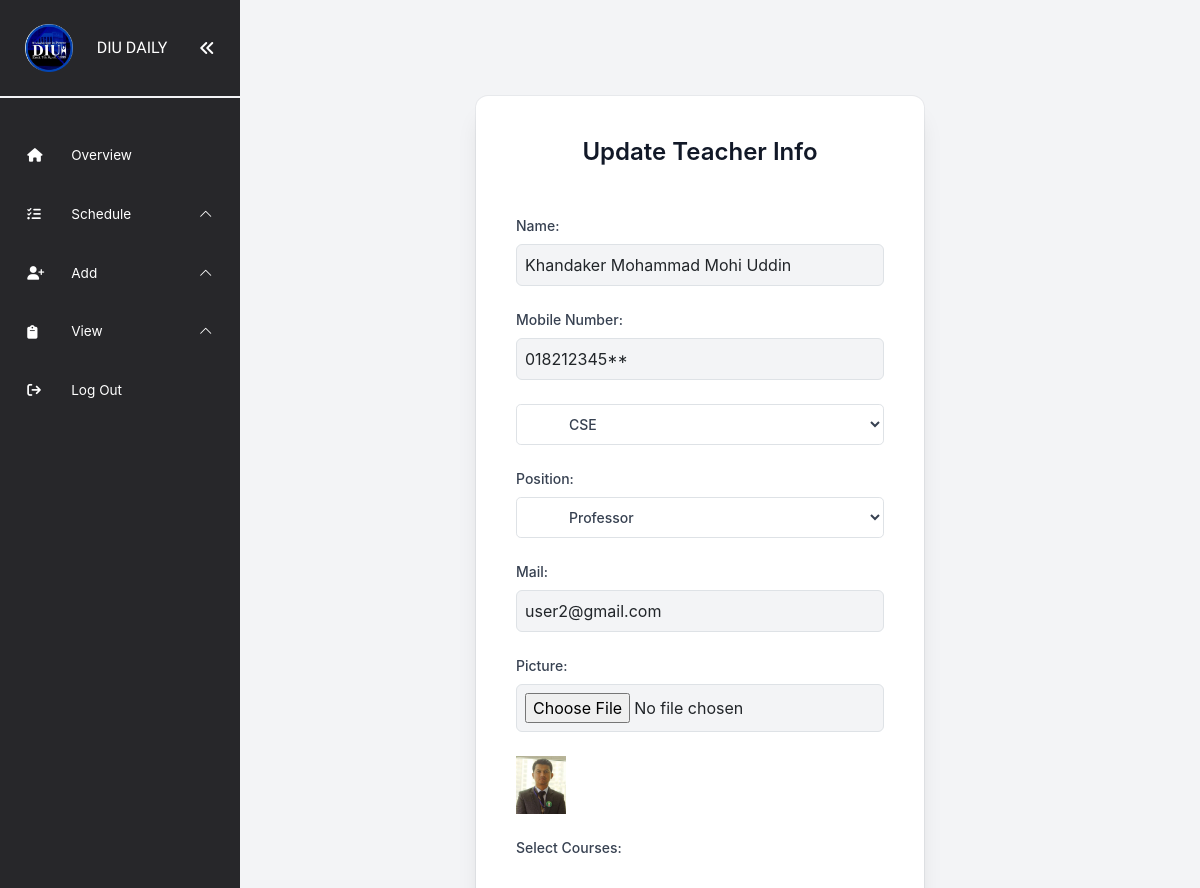
Page /src/admin/view/teacher/edit_teacher.php?action=edit&id=13 (signed in, upper part) on the earlier database version.
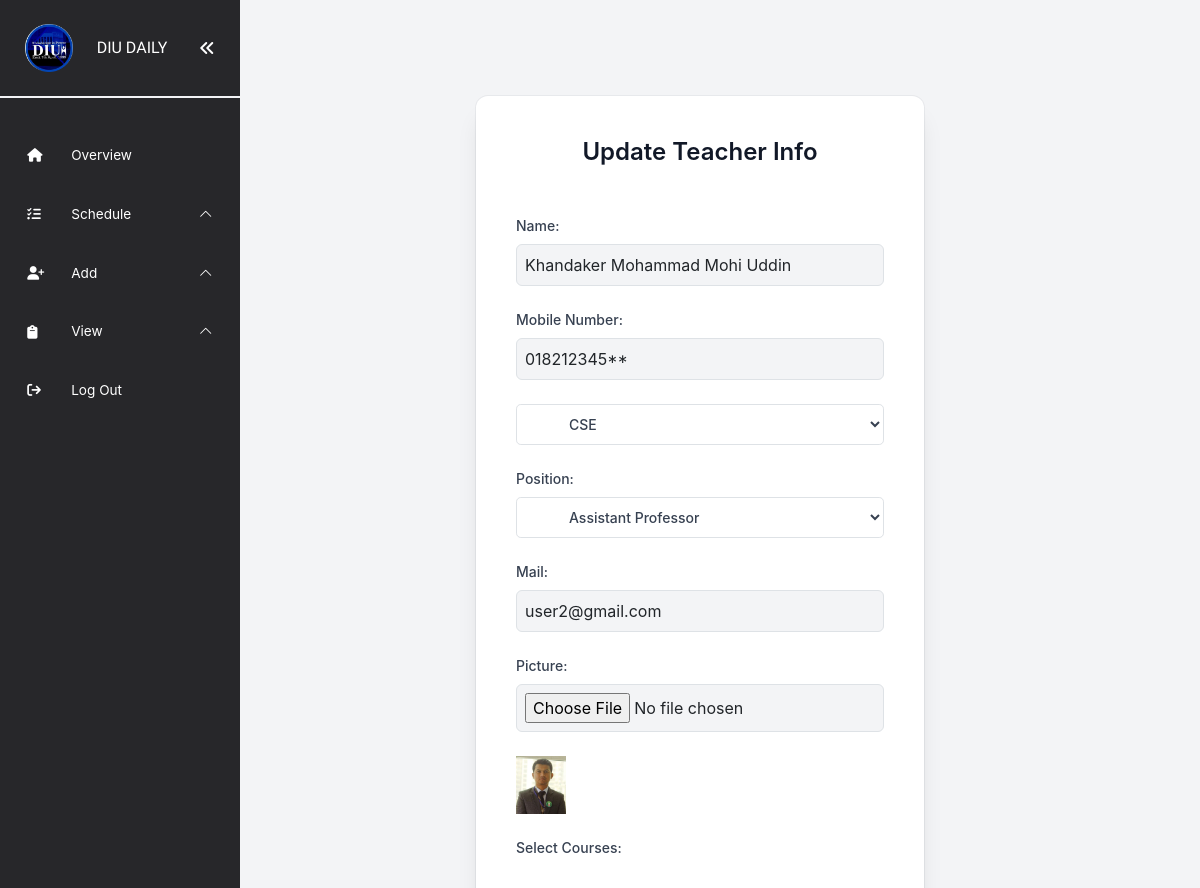
Same page on the later database version.
### tables this page shows
CREATE TABLE `teachers` (
  `teacher_id` int(11) NOT NULL,
  `name` varchar(100) NOT NULL,
  `mobile` varchar(20) NOT NULL,
  `department_id` int(11) NOT NULL,
  `position` varchar(50) NOT NULL,
  `mail` varchar(100) NOT NULL,
  `picture` varchar(255) DEFAULT NULL,
  `password` varchar(255) NOT NULL,
  `token` varchar(255) DEFAULT NULL,
  `expiry` varchar(255) DEFAULT NULL
);

### src/admin/view/teacher/edit_teacher.php (the view, shortened to what the changed rows need)
<?php
include("../../../../database/config.php");
include("../../../include/adminNavbar.php");
$teacher_id = $_GET["id"];
$sql_teacher = "SELECT * FROM Teachers WHERE teacher_id = $teacher_id";
$result_teacher = $conn->query($sql_teacher);
$row_teacher = $result_teacher->fetch_assoc();
?>
<div class="flex flex-col min-h-screen w-full">
  <div class="flex items-center justify-center flex-grow-2">
    <div
      class="relative mx-auto w-full max-w-md bg-white px-6 pt-10 mt-24 pb-8 shadow-xl ring-1 ring-gray-900/5 sm:rounded-xl sm:px-10">
      <div class="w-full">
        <div class="text-center">
          <h1 class="text-2xl font-semibold text-gray-900">Update Teacher Info</h1>
        </div>
        <div class="mt-5">
          <form method="post" id="editTeacherForm" enctype="multipart/form-data">
            <div class="relative mt-6">
              <label for="name" class="block text-sm font-medium text-gray-700">Name:</label>
              <input type="text" id="name" name="name" value="<?php echo $row_teacher['name']; ?>" required
                class="mt-1 p-2 block w-full rounded-md bg-gray-100 border border-gray-300">
            </div>
            <div class="relative mt-6">
              <label for="mobile" class="block text-sm font-medium text-gray-700">Mobile Number:</label>
              <input type="text" id="mobile" name="mobile" value="<?php echo $row_teacher['mobile']; ?>" required
                class="mt-1 p-2 block w-full rounded-md bg-gray-100 border border-gray-300">
            </div>
            <div class="relative mt-6">
              <label for="position" class="block text-sm font-medium text-gray-700">Position:</label>
              <select id="position" name="position" required
                class="w-full text-gray-700 bg-white hover:bg-gray-100 focus:ring-4 focus:outline-none focus:ring-gray-300 font-medium rounded-lg text-sm px-5 py-2.5 border border-gray-300">
                <option value="Professor" <?php if ($row_teacher['position'] == 'Professor')
                  echo 'selected'; ?>>Professor
                </option>
                <option value="Assistant Professor" <?php if ($row_teacher['position'] == 'Assistant Professor')
                  echo 'selected'; ?>>
                  Assistant Professor</option>
              </select>
            </div>
            <div class="relative mt-6">
              <label for="mail" class="block text-sm font-medium text-gray-700">Mail:</label>
              <input type="email" id="mail" name="mail" value="<?php echo $row_teacher['mail']; ?>" required
                class="mt-1 p-2 block w-full rounded-md bg-gray-100 border border-gray-300">
            </div>
            <div class="relative mt-6">
              <?php if ($row_teacher['picture']) { ?>
                <img src="../../add/teacher/<?php echo $row_teacher['picture']; ?>" width="50" height="50">
              <?php } ?>
            </div>
          </form>
        </div>
      </div>
    </div>
  </div>
</div>
</div>
</body>
</html>

Differences in the rows shown:
changed teachers "Khandaker Mohammad Mohi Uddin": position "Professor" → "Assistant Professor"
